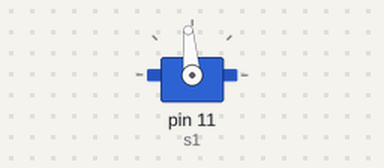
Recording of a sketch running on a simulated Arduino Uno, built with avr-gcc and run on an emulated ATmega328P. On the bench: servo.

Above: at 0.05 s.
Timing chart, 0 to 4.6 s (numbered marks = the images above):
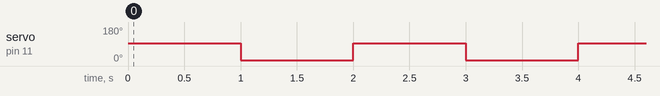

The sketch:

Servo.ino
```cpp
//舵机
#include <Servo.h>//加载舵机库
Servo s1;//命名舵机
void setup() {
  // put your setup code here, to run once:
  s1.attach(11);//定义舵机接口
  s1.write(5);//写入舵机角度
}

void loop() {
  // put your main code here, to run repeatedly:
  s1.write(95);
  delay(1000);
  s1.write(5);
  delay(1000);
}
```

Measured:
- by itself, servo on pin 11 (s1): alternates 95° for 1.0 s and 5° for 1.0 s
